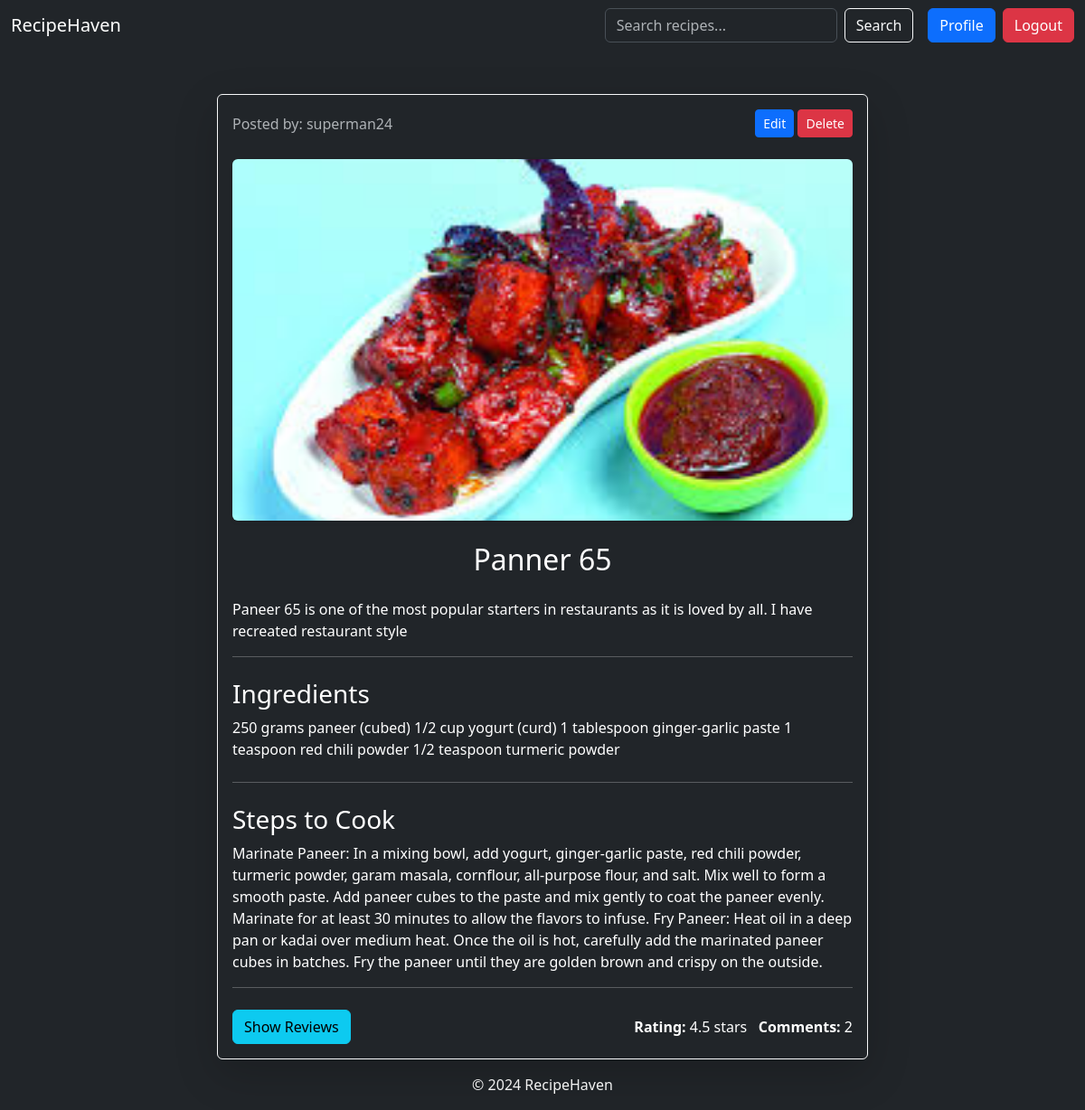
/8/open_recipe/ (signed in), run on the app's committed database.
### recipes/models.py (models this page shows, shortened)
class Recipe(models.Model):
    CATEGORY_CHOICES = [
        ("vegetarian", "Vegetarian"),
        ("non-vegetarian", "Non-Vegetarian"),
    ]
    user = models.ForeignKey(User, on_delete=models.CASCADE)
    title = models.TextField(max_length=70)
    description = models.TextField(max_length=220)
    ingredients = models.TextField(max_length=350)
    steps_to_cook = models.TextField(max_length=700)
    photo = models.ImageField(upload_to="photos/", blank=True, null=True)
    category = models.CharField(
        max_length=20, choices=CATEGORY_CHOICES, default="vegetarian"
    )
    created_at = models.DateTimeField(auto_now_add=True)
    updated_at = models.DateTimeField(auto_now=True)

### recipes/views.py (the view)
# urls.py: path("<int:recipe_id>/open_recipe/", views.open_recipe, name="open_recipe"),
@login_required
def open_recipe(request, recipe_id):
    recipe = get_object_or_404(Recipe, pk=recipe_id)
    review_list = Review.objects.filter(recipe=recipe)
    total_number_of_comments = review_list.count()
    average_rating = review_list.aggregate(Avg("rating"))["rating__avg"]
    if not average_rating:
        average_rating = 0
    return render(
        request,
        "recipe/recipe_detail.html",
        {
            "recipe": recipe,
            "total_number_of_comments": total_number_of_comments,
            "average_rating": average_rating,
        },
    )

### recipes/templates/recipe/recipe_detail.html
{% extends "layout.html" %}
{% block content %}
<div class="container mt-5">
    <div class="row justify-content-center">
        <div class="col-lg-8">
            <div class="card bg-dark text-white border-light shadow-lg">
                <div class="card-body">
                    <div class="d-flex justify-content-between align-items-center mb-4">
                        <p class="text-muted mb-0">Posted by: {{ recipe.user.username }}</p>
                        {% if recipe.user == user %}
                        <div>
                            <a href="{% url 'edit_recipe' recipe.id %}" class="btn btn-primary btn-sm">Edit</a>
                            <a href="{% url 'delete_recipe' recipe.id %}" class="btn btn-danger btn-sm">Delete</a>
                        </div>
                        {% endif %}
                    </div>
                    <img src="{{ recipe.photo.url }}" alt="{{ recipe.title }}" class="img-fluid mb-4 rounded shadow-sm" style="object-fit: cover; width: 100%; height: 400px;">
                    <h2 class="card-title text-center mb-4">{{ recipe.title }}</h2>
                    <p class="card-text">{{ recipe.description }}</p>
                    <hr class="bg-light">
                    <h3 class="mt-4">Ingredients</h3>
                    <p class="text-white mb-4">{{ recipe.ingredients }}</p>
                    <hr class="bg-light">
                    <h3 class="mt-4">Steps to Cook</h3>
                    <p class="text-white">{{ recipe.steps_to_cook }}</p>
                    <hr class="bg-light">
                    <div class="d-flex justify-content-between align-items-center mt-4">
                        <a href="{% url 'create_review' recipe.id %}" class="btn btn-info btn-md">Show Reviews</a>
                        <div class="text-white">
                            <strong>Rating:</strong> {{ average_rating|floatformat:1 }} stars &nbsp;
                            <strong>Comments:</strong> {{ total_number_of_comments }}
                        </div>
                    </div>
                </div>
            </div>
        </div>
    </div>
</div>
{% endblock %}

### data on the page
Recipe: user.username "superman24", photo (picture), title "Panner 65", description "Paneer 65 is one of the most popular starters in restaurants as it is loved by all. I have recreated restaurant style", ingredients "250 grams paneer (cubed) 1/2 cup yogurt (curd) 1 tablespoon ginger-garlic paste 1 teaspoon red chili powder 1/2 teaspoon turmeric powder", steps_to_cook "Marinate Paneer: In a mixing bowl, add yogurt, ginger-garlic paste, red chili powder, turmeric powder, garam masala, cornflour, all-purpose flour, and salt. Mix well to form a smooth paste. Add paneer cubes to the paste and mix gently to coat the paneer evenly. Marinate for at least 30 minutes to allow the flavors to infuse. Fry Paneer: Heat oil in a deep pan or kadai over medium heat. Once the oil is hot, carefully add the marinated paneer cubes in batches. Fry the paneer until they are golden brown and crispy on the outside."

### other printed values
{{ average_rating|floatformat:1 }} "4.5"
{{ total_number_of_comments }} "2"
